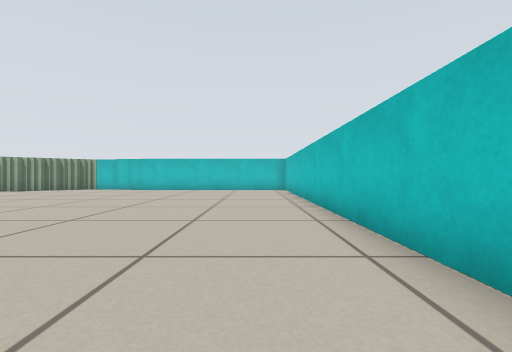
view 1 (above)

12 first-person views from a walk through a world built for the Player/Stage simulator. The camera is 0.36 m above the floor, looks level and sees 85° across. Floor lines are 1 m apart. The floor is counted in squares, 0.5 m on a side. Each view is taken from the middle of a square. On the plan, view 1 faces up. The plan holds only what a view shows up to about 10 squares ahead; the rest is blank. The place goes on beyond the plan. Robots are left out.

view 2
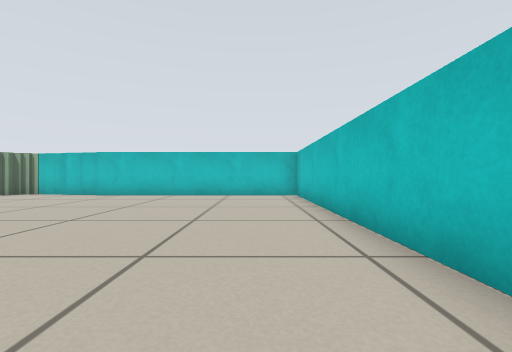

view 3
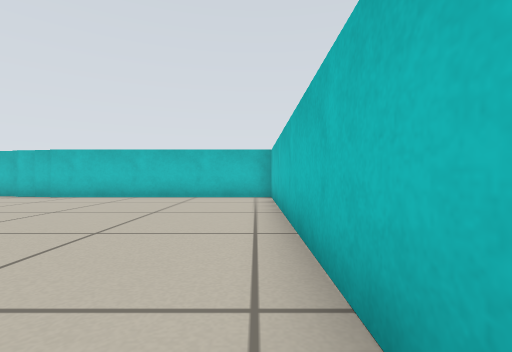

view 4
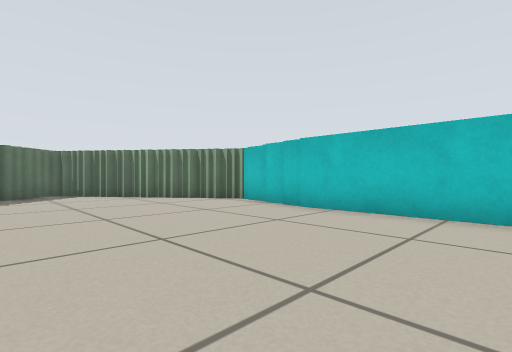

view 5
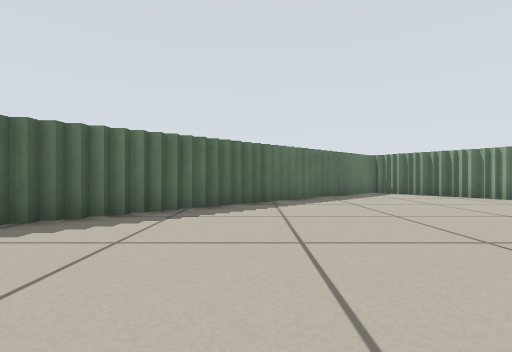

view 6
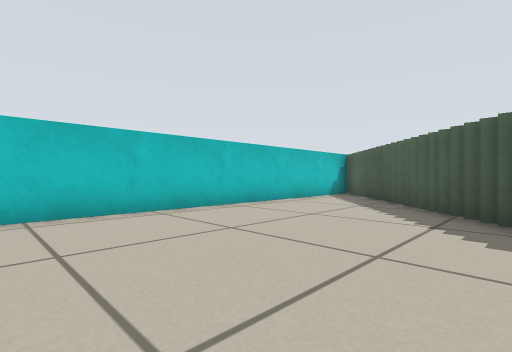

view 7
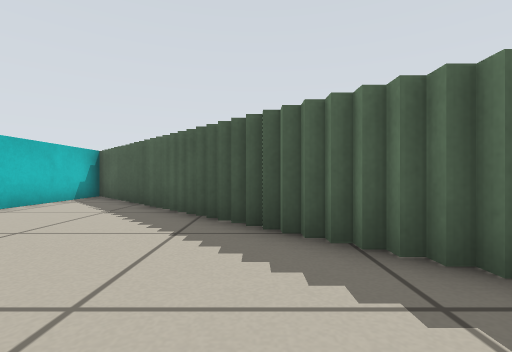

view 8
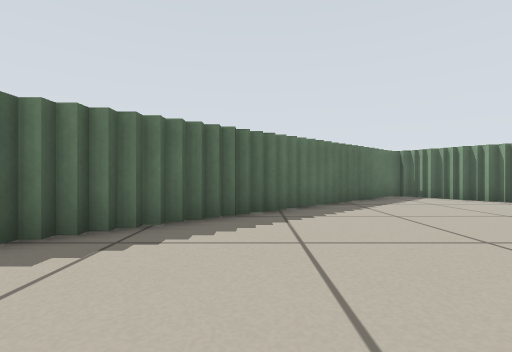

view 9
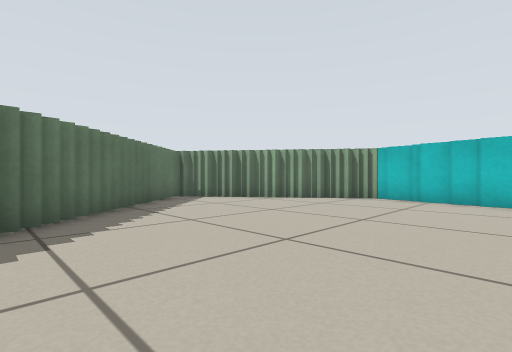

view 10
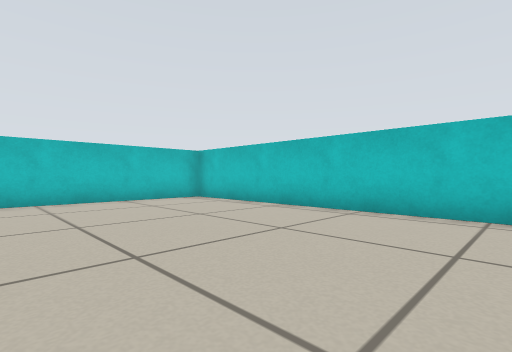

view 11
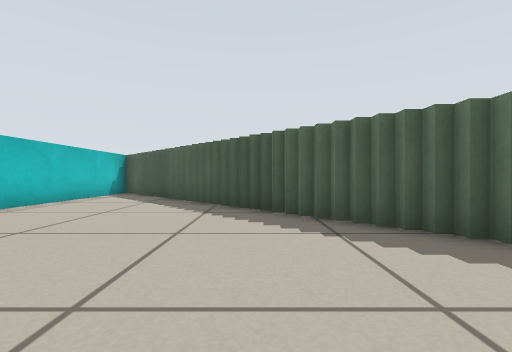

view 12
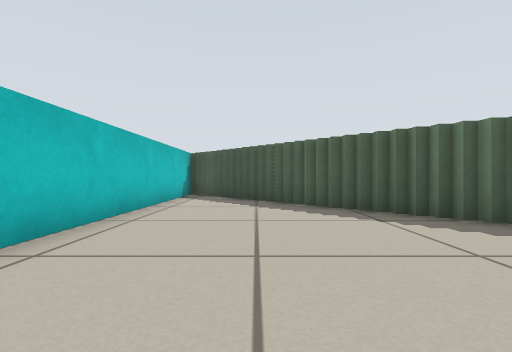

### Floor plan
Key: @ floor where view 1 was taken; # wall or solid block; . floor.
Columns run from 14 left of view 1 to 2 right of it. Each row starts with its distance up from view 1.
 15     #############
 14    ##...........#
 13  ###............#
 12 ##..............#
 11 #...............#
 10 ##..............#
  9  ##.............#
  8   ##............#
  7    #............#
  6    ##...........#
  5     ##..........#
  4      ##.........#
  3       ##........#
  2        ##.......#
  1         ##......#
  0          ##...@.#
 -1           ##....#
 -2            ##...#
 -3             ##..#
 -4              ##.#
 -5               #.#
 -6               ###

Where each view was taken, in squares from view 1:
view 1: 0 up, 0 right, facing up
view 2: 4 up, 0 right, facing up
view 3: 5 up, 1 right, facing up
view 4: 9 up, 2 left, facing up-left
view 5: 6 up, 2 left, facing left
view 6: 5 up, 4 left, facing down-right
view 7: 4 up, 4 left, facing down
view 8: 6 up, 4 left, facing left
view 9: 6 up, 5 left, facing up-left
view 10: 6 up, 4 left, facing up-right
view 11: 6 up, 4 left, facing down
view 12: 5 up, 1 left, facing down
